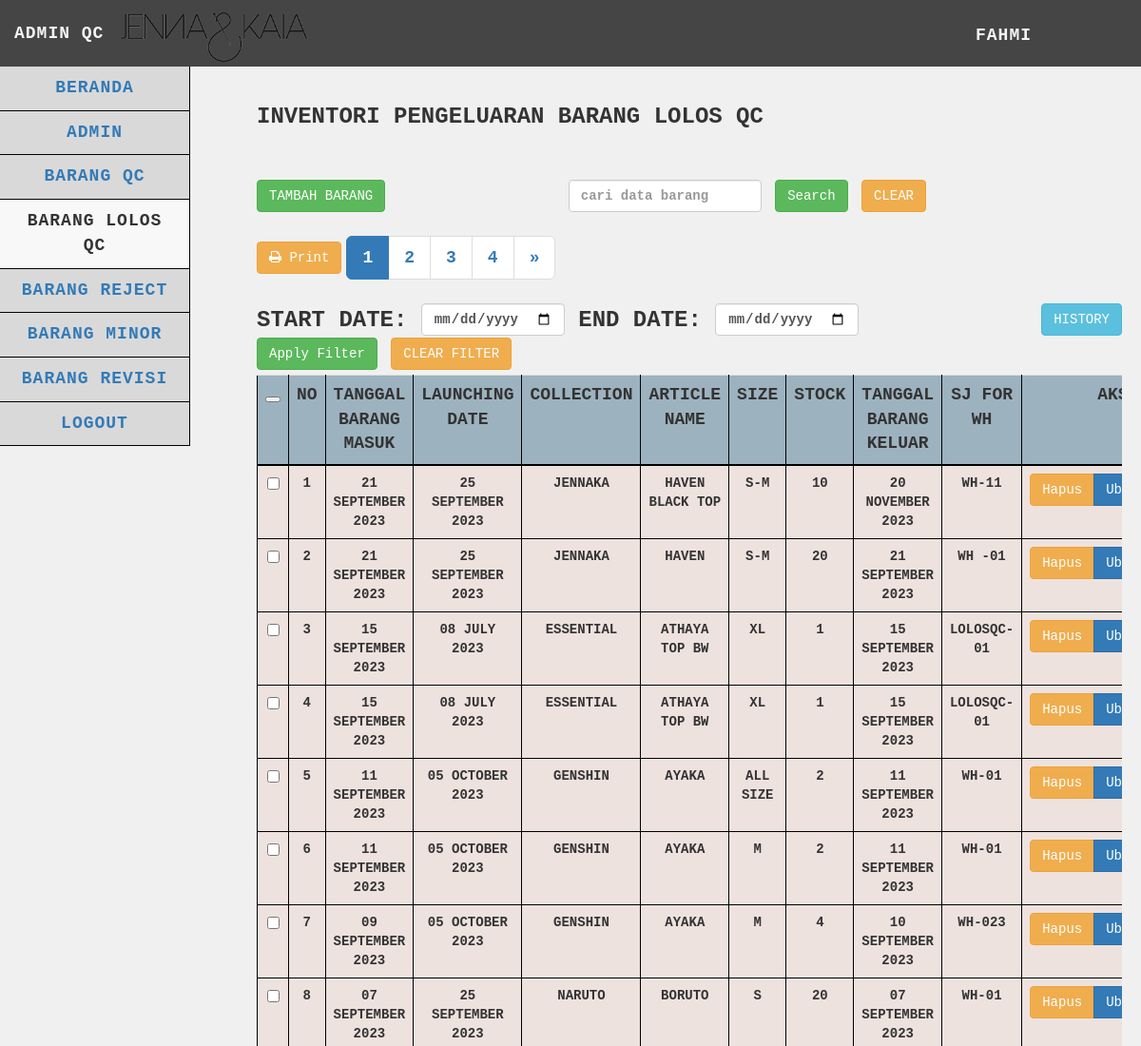
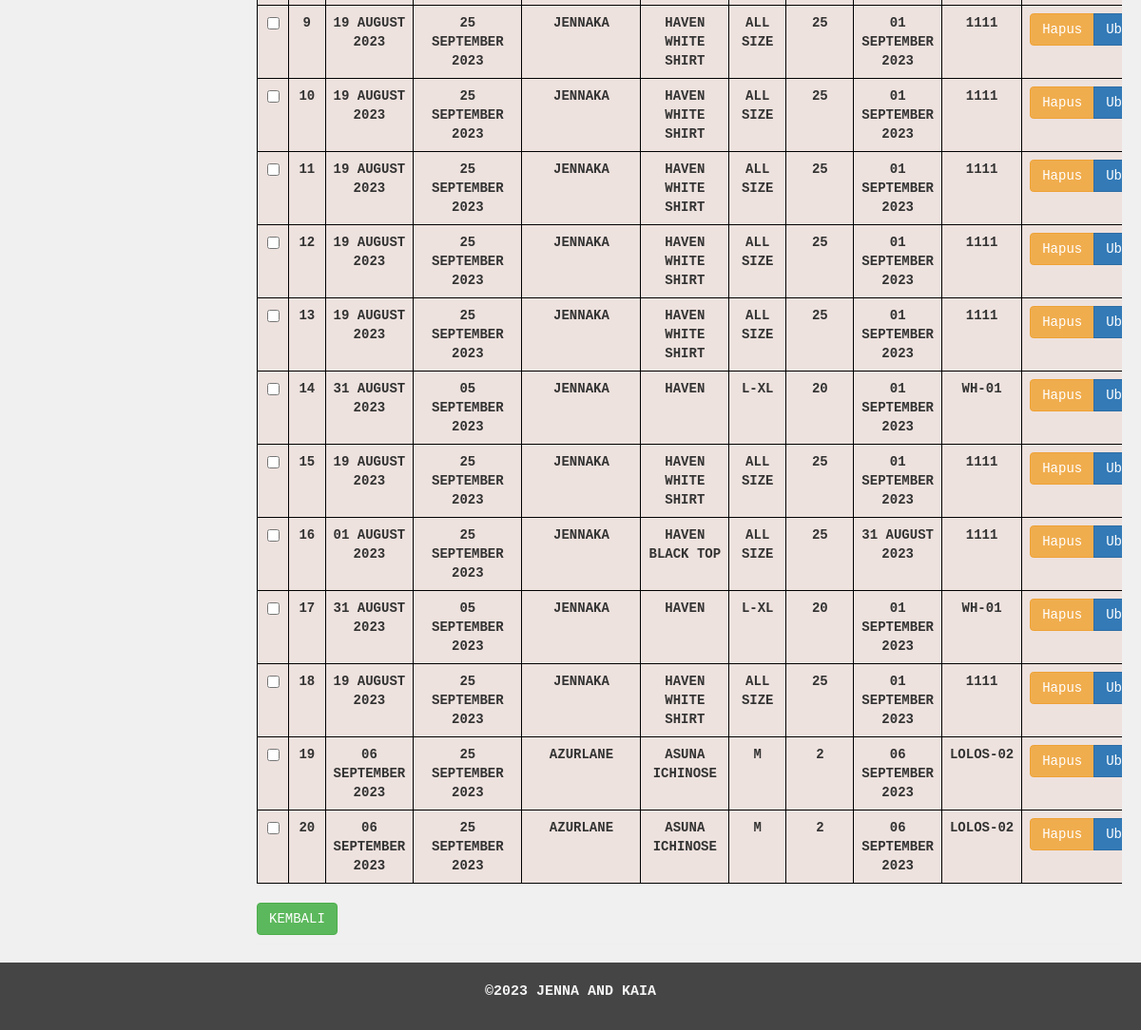
The app's page /qc/baranglolosqc/baranglolosqc.php (signed in) with its own data (2 pictures, top to bottom).
### tables this page shows
CREATE TABLE `barang_lolosqc` (
  `idbarang_lolosqc` int(25) NOT NULL,
  `tgl_brg_masuk` date NOT NULL,
  `launching_date` date NOT NULL,
  `collection` varchar(255) NOT NULL,
  `article_name` varchar(255) NOT NULL,
  `size` varchar(15) NOT NULL,
  `stock` int(255) NOT NULL,
  `tgl_brg_keluar` date NOT NULL,
  `sj_for_wh` varchar(255) NOT NULL,
  `idbarang_qc` int(25) NOT NULL,
  `print_timestamp` timestamp NULL DEFAULT NULL
);

### qc/baranglolosqc/functions.php (called while the page is built, shortened)
<?php
$db = mysqli_connect("localhost", "root", "", "gudangjenna");
function query($query)
{
    global $db;
    $result = mysqli_query($db, $query);
    $rows = [];
    while ($row = mysqli_fetch_assoc($result)) {
        $rows[] = $row;
    }
    return $rows;
}
function getNama($username)
{
    global $db;
    $query = "SELECT nama FROM admin WHERE username = '$username' AND role = 'qc'";
    $result = mysqli_query($db, $query);
    if ($result && mysqli_num_rows($result) > 0) {
        $user = mysqli_fetch_assoc($result);
        return $user['nama'];
    } else {
        return "Nama Tidak Ditemukan";
    }
}
function formatDate($dateString)
{
    $timestamp = strtotime($dateString);
    return date('d F Y', $timestamp);
}

### qc/baranglolosqc/baranglolosqc.php (the view, shortened to what this page needs)
<?php
$baranglolosqc = query("SELECT * FROM barang_lolosqc");
$limit = 20;
$page = isset($_GET['page']) ? $_GET['page'] : 1;
$start = ($page - 1) * $limit;
$start_date = isset($_GET['start_date']) ? $_GET['start_date'] : '';
$end_date = isset($_GET['end_date']) ? $_GET['end_date'] : '';
$date_filter = '';
$search = isset($_GET['search']) ? $_GET['search'] : '';
$search_filter = '';
$query = "SELECT * FROM barang_lolosqc $date_filter $search_filter ORDER BY idbarang_lolosqc DESC LIMIT $start, $limit";
$baranglolosqc = query($query);
$totalRecordsSearchDateFilter = count(query("SELECT * FROM barang_lolosqc $date_filter $search_filter"));
$totalPagesSearchDateFilter = ceil($totalRecordsSearchDateFilter / $limit);
?>
<!DOCTYPE html>
<html>
<head>
    <link href="../../vendor/css/bootstrap/bootstrap.min.css" rel="stylesheet">
    <link href="../../vendor/css/bootstrap/bootstrap.css" rel="stylesheet">
    <link href="../../vendor/font-awesome/css/font-awesome.min.css" rel="stylesheet" type="text/css">
    <link href="../../css/tabel.css" rel="stylesheet">
</head>
<body>
    <nav class="navbar navbar-default navbar-static-top" role="navigation" style="margin-bottom: 0">
        <div class="navbar-header">
            <img src="../../images/Jenna-Kaia.png" alt="Logo Perusahaan" class="navbar-logo">
            <a class="navbar-brand">ADMIN QC</a>
        </div>
        <ul class="nav navbar-top-links navbar-right">
            <li class="dropdown">
                <a class="dropdown-toggle" data-toggle="dropdown"
                    href="../logout.php"><?php echo getNama($_SESSION['usernameqc']); ?></i>
                </a>
            </li>
        </ul>
        <div class="navbar-default sidebar" role="navigation">
            <div class="sidebar-nav navbar-collapse">
                <ul class="nav" id="side-menu">
                    <li>
                        <a href="../beranda.php">
                            BERANDA
                        </a>
                    </li>
                    <li>
                        <a href="../admin/admin.php">
                            ADMIN
                        </a>
                    </li>
                    <li>
                        <a href="../barangqc/barangqc.php">
                            BARANG QC
                        </a>
                    </li>
                    <li class="active">
                        <a href="baranglolosqc.php">
                            BARANG LOLOS QC
                        </a>
                    </li>
                    <li>
                        <a href="../barangreject/barangreject.php">
                            BARANG REJECT
                        </a>
                    </li>
                    <li>
                        <a href="../barangminor/barangminor.php">
                            BARANG MINOR
                        </a>
                    </li>
                    <li>
                        <a href="../barangrevisi/barangrevisi.php">
                            BARANG REVISI
                        </a>
                    </li>
                    <li>
                        <a href="../logout.php" onclick="return confirm('yakin ingin logout?')">
                            Logout
                        </a>
                    </li>
                </ul>
            </div>
        </div>
    </nav>
    <div class="content">
        <div class="container-fluid">
            <h1 class="page-header">Inventori Pengeluaran Barang Lolos QC
                <br><br><br>
                <div class="row">
                    <div class="col-md-4">
                        <div class="text-left">
                            <a href="#" class="btn btn-success" data-toggle="modal"
                                data-target="#tambahBarangModal">Tambah
                                Barang</a>
                        </div>
                    </div>
                    <div class="col-md-6">
                        <form action="" method="GET" class="form-inline">
                            <input type="text" class="form-control mx-2" id="search" name="search"
                                value="<?php echo $_GET['search'] ?? ''; ?>" placeholder="cari data barang">
                            <button type="submit" class="btn btn-success">Search</button>
                            <a href="baranglolosqc.php" class="btn btn-warning mx-2">Clear</a>
                        </form>
                    </div>
                </div>
                <div class="row" style="margin-top: 5px;">
                    <div class="col-md-6">
                        <div class="button-group" style="display: flex; align-items: center;">
                            <div style="margin-right: 5px;">
                                <button class="btn btn-warning" onclick="printTable()">
                                    <i class="fa fa-print"></i> Print
                                </button>
                            </div>
                            <div class="pagination-container">
                                <ul class="pagination pagination-lg">
                                    <?php
                                    $startPage = max(1, $page - 1);
                                    $endPage = min($totalPagesSearchDateFilter, $startPage + 4);
                                    for ($p = $startPage; $p <= $endPage; $p++) :
                                    ?>
                                    <li class="<?php if ($p == $page) echo 'active'; ?>">
                                        <a
                                            href="?page=<?php echo $p; ?>&start_date=<?php echo $start_date; ?>&end_date=<?php echo $end_date; ?>&search=<?php echo $search; ?>">
                                            <?php echo $p; ?>
                                        </a>
                                    </li>
                                    <?php endfor; ?>
                                    <?php if ($page < $totalPagesSearchDateFilter) : ?>
                                    <li>
                                        <a href="?page=<?php echo ($page + 1); ?>&start_date=<?php echo $start_date; ?>&end_date=<?php echo $end_date; ?>&search=<?php echo $search; ?>"
                                            aria-label="Next">
                                            <span aria-hidden="true">&raquo;</span>
                                        </a>
                                    </li>
                                    <?php endif; ?>
                                </ul>
                            </div>
                        </div>
                    </div>
                </div>
                <div class="row" style="margin-top: 5px; margin-bottom: 5px">
                    <div class="col-md-10">
                        <form action="" method="GET" class="form-inline">
                            <label for="start_date">Start Date:</label>
                            <input type="date" class="form-control mx-2" id="start_date" name="start_date"
                                value="<?php echo $_GET['start_date'] ?? ''; ?>">
                            <label for="end_date">End Date:</label>
                            <input type="date" class="form-control mx-2" id="end_date" name="end_date"
                                value="<?php echo $_GET['end_date'] ?? ''; ?>">
                            <button type="submit" class="btn btn-success">Apply Filter</button>
                            <a href="baranglolosqc.php" class="btn btn-warning mx-2">Clear Filter</a>
                        </form>
                    </div>
                    <div class="col-md-2 text-right">
                        <a href="baranglolosqc_history.php" class="btn btn-info mx-2" target="_blank">History</a>
                    </div>
                </div>
                <div class="table-responsive">
                    <table id="data-table" class="table table-hover">
                        <tr>
                            <th scope="col"><button onclick="checkAll()"></button></th>
                            <th scope="col">No</th>
                            <th scope="col">Tanggal Barang Masuk</th>
                            <th scope="col">Launching Date</th>
                            <th scope="col">Collection</th>
                            <th scope="col">Article Name</th>
                            <th scope="col">Size</th>
                            <th scope="col">Stock</th>
                            <th scope="col">Tanggal Barang Keluar</th>
                            <th scope="col">SJ For WH</th>
                            <th scope="col">Aksi</th>
                        </tr>
                        <?php $i = $start + 1; ?>
                        <?php foreach ($baranglolosqc as $row) : ?>
                        <tr class="data-row">
                            <td><input type="checkbox" class="print-checkbox"
                                    data-id="<?= $row["idbarang_lolosqc"]; ?>">
                            </td>
                            <td><?= $i; ?></td>
                            <td><?= formatDate($row["tgl_brg_masuk"]); ?></td>
                            <td><?= formatDate($row["launching_date"]); ?></td>
                            <td><?= $row["collection"]; ?></td>
                            <td><?= $row["article_name"]; ?></td>
                            <td><?= $row["size"]; ?></td>
                            <td><?= $row["stock"]; ?></td>
                            <td><?= formatDate($row["tgl_brg_keluar"]); ?></td>
                            <td><?= $row["sj_for_wh"]; ?></td>
                            <td>
                                <div class="btn-group text-center" style="display: flex; justify-content: center;">
                                    <button type="button" class="btn btn-warning delete-button"
                                        data-id="<?= $row["idbarang_lolosqc"]; ?>">Hapus</button>
                                    <button type="button" class="btn btn-primary" data-toggle="modal"
                                        data-target="#ubahBarangModal<?= $row["idbarang_lolosqc"]; ?>"
                                        data-id="<?= $row["idbarang_lolosqc"]; ?>"
                                        data-page="<?= $page; ?>">Ubah</button>
                                </div>
                            </td>
                        </tr>
                        <?php $i++; ?>
                        <?php endforeach; ?>
                    </table>
                </div>
                <div>
                    <a href="../beranda.php" class="btn btn-success">Kembali</a>
                </div>
        </div>
    </div>
    <footer>
        <p>©2023 Jenna and Kaia</p>
    </footer>
</body>
</html>

### css/tabel.css (style rules this page uses)
body { font-family: "Courier New", Courier, monospace; text-transform: uppercase; margin: 0; padding: 0; background-color: #f0f0f0; display: flex; flex-direction: column; min-height: 100vh; }
p { font-size: 15px; }
h1 { text-transform: uppercase; font-weight: 500; }
.page-header { font-weight: bold; font-size: 24px; }
.navbar-logo { max-height: 60px; width: auto; margin-top: 10px; }
.navbar-default.sidebar .nav > li.active > a { background-color: #f8f8f8; color: #333; }
.navbar { background-color: #454545; font-size: large; letter-spacing: 1px; font-weight: 700; font-family: "Courier New", Courier, monospace; text-transform: uppercase; border: none; height: 70px; position: fixed; top: 0; width: 100%; z-index: 99; }
.navbar-header .navbar-brand { color: whitesmoke; margin-top: 10px; }
.dropdown { background-color: #454545; width: 100%; }
.dropdown-toggle { color: whitesmoke; margin-top: 10px; }
.navbar-top-links { margin-right: 0; }
.navbar-top-links li { display: inline-block; }
.navbar-top-links li:last-child { margin-right: 100px; }
.navbar-top-links li a { padding: 15px; min-height: 50px; }
.sidebar { background-color: #d9d9d9; text-align: center; }
.sidebar .sidebar-nav.navbar-collapse { padding-left: 0; padding-right: 0; }
.sidebar ul li { border-bottom: 1px solid black; border-right: 1px solid black; }
@media (min-width: 768px) { .sidebar { z-index: 1; position: absolute; width: 200px; margin-top: 70px; } }
@media (min-width: 768px) { .navbar-top-links { margin-left: auto; } }
.content { padding-top: 50px; padding-bottom: 50px; flex: 1; }
.container-fluid { padding: 20px; }
.table { border-collapse: collapse; width: 100%; }
.table th { background-color: #9db2bf; border: 1px solid black; text-align: center; border-bottom: 2px solid black; font-size: 18px; }
.table td { background-color: #eee2de; border: 1px solid black; text-align: center; font-size: 14px; }
@media (min-width: 768px) { .content { margin-left: 250px; } }
footer { text-transform: uppercase; padding: 20px; color: whitesmoke; background-color: #454545; text-align: center; font-weight: bold; position: fixed; bottom: 0; left: 0; width: 100%; }
footer p { text-align: center; }
.pagination-container { display: flex; justify-content: center; align-items: center; }

### records on screen
barang_lolosqc: tgl_brg_masuk "21 SEPTEMBER 2023", launching_date "25 SEPTEMBER 2023", collection "JENNAKA", article_name "HAVEN BLACK TOP", size "S-M", stock "10", tgl_brg_keluar "20 NOVEMBER 2023", sj_for_wh "WH-11"
barang_lolosqc: tgl_brg_masuk "21 SEPTEMBER 2023", launching_date "25 SEPTEMBER 2023", collection "JENNAKA", article_name "HAVEN", size "S-M", stock "20", tgl_brg_keluar "21 SEPTEMBER 2023", sj_for_wh "WH -01"
barang_lolosqc: tgl_brg_masuk "15 SEPTEMBER 2023", launching_date "08 JULY 2023", collection "ESSENTIAL", article_name "ATHAYA TOP BW", size "XL", stock "1", tgl_brg_keluar "15 SEPTEMBER 2023", sj_for_wh "LOLOSQC-01"
barang_lolosqc: tgl_brg_masuk "15 SEPTEMBER 2023", launching_date "08 JULY 2023", collection "ESSENTIAL", article_name "ATHAYA TOP BW", size "XL", stock "1", tgl_brg_keluar "15 SEPTEMBER 2023", sj_for_wh "LOLOSQC-01"
barang_lolosqc: tgl_brg_masuk "11 SEPTEMBER 2023", launching_date "05 OCTOBER 2023", collection "GENSHIN", article_name "AYAKA", size "ALL SIZE", stock "2", tgl_brg_keluar "11 SEPTEMBER 2023", sj_for_wh "WH-01"
barang_lolosqc: tgl_brg_masuk "11 SEPTEMBER 2023", launching_date "05 OCTOBER 2023", collection "GENSHIN", article_name "AYAKA", size "M", stock "2", tgl_brg_keluar "11 SEPTEMBER 2023", sj_for_wh "WH-01"
barang_lolosqc: tgl_brg_masuk "09 SEPTEMBER 2023", launching_date "05 OCTOBER 2023", collection "GENSHIN", article_name "AYAKA", size "M", stock "4", tgl_brg_keluar "10 SEPTEMBER 2023", sj_for_wh "WH-023"
barang_lolosqc: tgl_brg_masuk "07 SEPTEMBER 2023", launching_date "25 SEPTEMBER 2023", collection "NARUTO", article_name "BORUTO", size "S", stock "20", tgl_brg_keluar "07 SEPTEMBER 2023", sj_for_wh "WH-01"
barang_lolosqc: tgl_brg_masuk "19 AUGUST 2023", launching_date "25 SEPTEMBER 2023", collection "JENNAKA", article_name "HAVEN WHITE SHIRT", size "ALL SIZE", stock "25", tgl_brg_keluar "01 SEPTEMBER 2023", sj_for_wh "1111"
barang_lolosqc: tgl_brg_masuk "19 AUGUST 2023", launching_date "25 SEPTEMBER 2023", collection "JENNAKA", article_name "HAVEN WHITE SHIRT", size "ALL SIZE", stock "25", tgl_brg_keluar "01 SEPTEMBER 2023", sj_for_wh "1111"
barang_lolosqc: tgl_brg_masuk "19 AUGUST 2023", launching_date "25 SEPTEMBER 2023", collection "JENNAKA", article_name "HAVEN WHITE SHIRT", size "ALL SIZE", stock "25", tgl_brg_keluar "01 SEPTEMBER 2023", sj_for_wh "1111"
barang_lolosqc: tgl_brg_masuk "19 AUGUST 2023", launching_date "25 SEPTEMBER 2023", collection "JENNAKA", article_name "HAVEN WHITE SHIRT", size "ALL SIZE", stock "25", tgl_brg_keluar "01 SEPTEMBER 2023", sj_for_wh "1111"
barang_lolosqc: tgl_brg_masuk "19 AUGUST 2023", launching_date "25 SEPTEMBER 2023", collection "JENNAKA", article_name "HAVEN WHITE SHIRT", size "ALL SIZE", stock "25", tgl_brg_keluar "01 SEPTEMBER 2023", sj_for_wh "1111"
barang_lolosqc: tgl_brg_masuk "31 AUGUST 2023", launching_date "05 SEPTEMBER 2023", collection "JENNAKA", article_name "HAVEN", size "L-XL", stock "20", tgl_brg_keluar "01 SEPTEMBER 2023", sj_for_wh "WH-01"
barang_lolosqc: tgl_brg_masuk "19 AUGUST 2023", launching_date "25 SEPTEMBER 2023", collection "JENNAKA", article_name "HAVEN WHITE SHIRT", size "ALL SIZE", stock "25", tgl_brg_keluar "01 SEPTEMBER 2023", sj_for_wh "1111"
barang_lolosqc: tgl_brg_masuk "01 AUGUST 2023", launching_date "25 SEPTEMBER 2023", collection "JENNAKA", article_name "HAVEN BLACK TOP", size "ALL SIZE", stock "25", tgl_brg_keluar "31 AUGUST 2023", sj_for_wh "1111"
barang_lolosqc: tgl_brg_masuk "31 AUGUST 2023", launching_date "05 SEPTEMBER 2023", collection "JENNAKA", article_name "HAVEN", size "L-XL", stock "20", tgl_brg_keluar "01 SEPTEMBER 2023", sj_for_wh "WH-01"
barang_lolosqc: tgl_brg_masuk "19 AUGUST 2023", launching_date "25 SEPTEMBER 2023", collection "JENNAKA", article_name "HAVEN WHITE SHIRT", size "ALL SIZE", stock "25", tgl_brg_keluar "01 SEPTEMBER 2023", sj_for_wh "1111"
barang_lolosqc: tgl_brg_masuk "06 SEPTEMBER 2023", launching_date "25 SEPTEMBER 2023", collection "AZURLANE", article_name "ASUNA ICHINOSE", size "M", stock "2", tgl_brg_keluar "06 SEPTEMBER 2023", sj_for_wh "LOLOS-02"
barang_lolosqc: tgl_brg_masuk "06 SEPTEMBER 2023", launching_date "25 SEPTEMBER 2023", collection "AZURLANE", article_name "ASUNA ICHINOSE", size "M", stock "2", tgl_brg_keluar "06 SEPTEMBER 2023", sj_for_wh "LOLOS-02"

### other values on screen
getNama($_SESSION['usernameqc']) "FAHMI"
